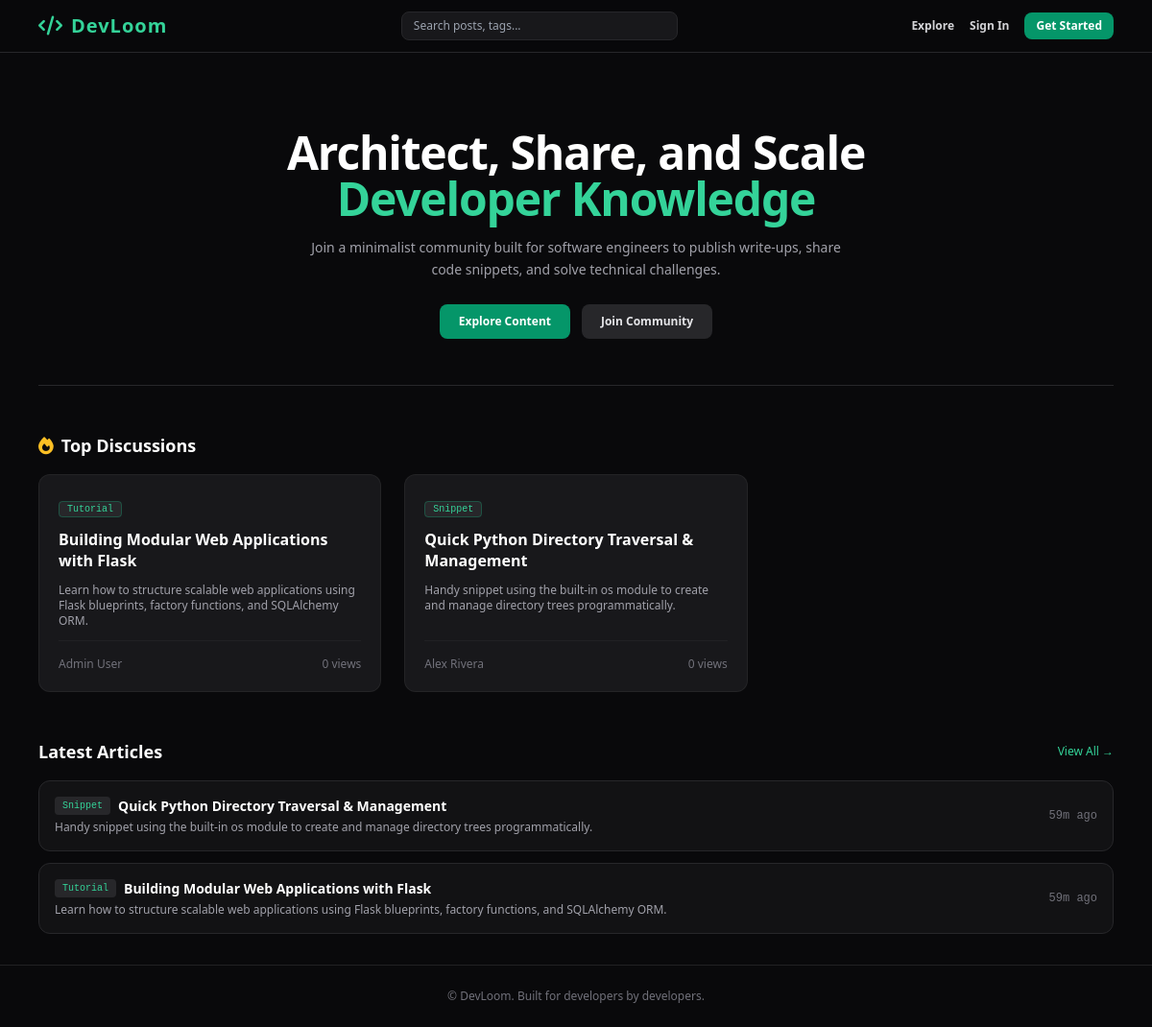
The page / on the database its author committed.
### models.py (models this page shows, shortened)
class Post(db.Model):
    __tablename__ = 'posts'
    id = db.Column(db.Integer, primary_key=True)
    title = db.Column(db.String(200), nullable=False)
    slug = db.Column(db.String(220), unique=True, nullable=False, index=True)
    post_type = db.Column(db.String(30), nullable=False, default='Tutorial')  # Tutorial, Snippet, Question, Discussion
    code_language = db.Column(db.String(50), nullable=True)
    summary = db.Column(db.Text, nullable=True)
    content = db.Column(db.Text, nullable=False)
    views = db.Column(db.Integer, default=0)
    created_at = db.Column(db.DateTime, default=datetime.utcnow, index=True)
    author_id = db.Column(db.Integer, db.ForeignKey('users.id', ondelete='CASCADE'), nullable=False)
    comments = db.relationship('Comment', backref='post', lazy='dynamic', cascade='all, delete-orphan')
    likers = db.relationship('User', secondary=likes, backref=db.backref('liked_posts', lazy='dynamic'), lazy='dynamic')
    savers = db.relationship('User', secondary=bookmarks, backref=db.backref('saved_posts', lazy='dynamic'), lazy='dynamic')
    tags = db.relationship('Tag', secondary=post_tags, backref=db.backref('posts', lazy='dynamic'))

class User(UserMixin, db.Model):
    __tablename__ = 'users'
    id = db.Column(db.Integer, primary_key=True)
    username = db.Column(db.String(50), unique=True, nullable=False, index=True)
    display_name = db.Column(db.String(100), nullable=False)
    email = db.Column(db.String(120), unique=True, nullable=False, index=True)
    password_hash = db.Column(db.String(256), nullable=False)
    headline = db.Column(db.String(150), nullable=True)
    bio = db.Column(db.Text, nullable=True)
    github_url = db.Column(db.String(200), nullable=True)
    website_url = db.Column(db.String(200), nullable=True)
    is_admin = db.Column(db.Boolean, default=False)
    created_at = db.Column(db.DateTime, default=datetime.utcnow)
    posts = db.relationship('Post', backref='author', lazy='dynamic', cascade='all, delete-orphan')
    comments = db.relationship('Comment', backref='author', lazy='dynamic', cascade='all, delete-orphan')

### app.py (the view)
    @app.route('/')
    def index():
        featured_posts = Post.query.order_by(Post.views.desc()).limit(3).all()
        recent_posts = Post.query.order_by(Post.created_at.desc()).limit(6).all()
        return render_template('index.html', featured_posts=featured_posts, recent_posts=recent_posts)

### templates/index.html
{% extends "base.html" %}
{% block content %}
<div class="space-y-12">
    <section class="text-center py-12 border-b border-zinc-800 space-y-4">
        <h1 class="text-4xl md:text-5xl font-black text-white tracking-tight">Architect, Share, and Scale <br><span class="text-emerald-400">Developer Knowledge</span></h1>
        <p class="text-sm text-zinc-400 max-w-xl mx-auto leading-relaxed">Join a minimalist community built for software engineers to publish write-ups, share code snippets, and solve technical challenges.</p>
        <div class="pt-2 flex justify-center gap-3">
            <a href="/explore" class="bg-emerald-600 hover:bg-emerald-500 text-white text-xs font-bold px-5 py-2.5 rounded-lg transition">Explore Content</a>
            {% if not current_user.is_authenticated %}
            <a href="/auth/register" class="bg-zinc-800 hover:bg-zinc-700 text-zinc-200 text-xs font-bold px-5 py-2.5 rounded-lg transition">Join Community</a>
            {% endif %}
        </div>
    </section>
    {% if featured_posts %}
    <section class="space-y-4">
        <h2 class="text-lg font-bold text-white flex items-center gap-2"><i class="fa-solid fa-fire text-amber-400"></i> Top Discussions</h2>
        <div class="grid grid-cols-1 md:grid-cols-3 gap-6">
            {% for post in featured_posts %}
            <article class="bg-zinc-900 border border-zinc-800/80 p-5 rounded-xl hover:border-zinc-700 transition flex flex-col justify-between space-y-3">
                <div class="space-y-3">
                    <span class="text-[10px] bg-zinc-800 text-emerald-400 border border-emerald-500/30 px-2 py-0.5 rounded font-mono">{{ post.post_type }}</span>
                    <a href="/post/{{ post.slug }}" class="text-base font-bold text-white hover:text-emerald-400 block leading-snug">{{ post.title }}</a>
                    <p class="text-xs text-zinc-400 line-clamp-3">{{ post.summary }}</p>
                </div>
                <div class="pt-4 text-xs text-zinc-500 flex justify-between items-center border-t border-zinc-800/60 mt-4">
                    <span>{{ post.author.display_name }}</span>
                    <span>{{ post.views }} views</span>
                </div>
            </article>
            {% endfor %}
        </div>
    </section>
    {% endif %}
    <section class="space-y-4">
        <div class="flex justify-between items-center">
            <h2 class="text-lg font-bold text-white">Latest Articles</h2>
            <a href="/explore" class="text-xs text-emerald-400 hover:underline">View All &rarr;</a>
        </div>
        <div class="space-y-3">
            {% for post in recent_posts %}
            <article class="bg-zinc-900/60 border border-zinc-800 p-4 rounded-xl flex items-center justify-between hover:border-zinc-700 transition">
                <div class="space-y-1">
                    <div class="flex items-center gap-2">
                        <span class="text-[10px] bg-zinc-800 text-emerald-400 px-2 py-0.5 rounded font-mono">{{ post.post_type }}</span>
                        <a href="/post/{{ post.slug }}" class="text-sm font-bold text-white hover:text-emerald-400">{{ post.title }}</a>
                    </div>
                    <p class="text-xs text-zinc-400 line-clamp-1">{{ post.summary }}</p>
                </div>
                <span class="text-xs text-zinc-500 shrink-0 font-mono pl-4">{{ post.created_at|timeago }}</span>
            </article>
            {% endfor %}
        </div>
    </section>
</div>
{% endblock %}

### templates/base.html (shortened to what this page needs)
<!DOCTYPE html>
<html lang="en">
<head>
    <script src="https://cdn.tailwindcss.com"></script>
    <link rel="stylesheet" href="https://cdnjs.cloudflare.com/ajax/libs/font-awesome/6.4.0/css/all.min.css">
    <link rel="stylesheet" href="{{ url_for('static', filename='css/style.css') }}">
</head>
<body class="min-h-screen flex flex-col bg-zinc-950 text-zinc-100 font-sans antialiased">
    <nav class="border-b border-zinc-800 bg-zinc-950/80 backdrop-blur sticky top-0 z-50">
        <div class="max-w-6xl mx-auto px-4 py-3 flex items-center justify-between">
            <a href="/" class="text-xl font-black text-emerald-400 tracking-wider flex items-center gap-2">
                <i class="fa-solid fa-code"></i> DevLoom
            </a>
            <form action="/explore" method="GET" class="hidden md:block w-72">
                <input type="text" name="q" placeholder="Search posts, tags..." class="w-full bg-zinc-900 border border-zinc-800 text-xs text-white px-3 py-1.5 rounded-lg focus:outline-none focus:border-emerald-500">
            </form>
            <div class="flex items-center gap-4 text-xs font-semibold">
                <a href="/explore" class="text-zinc-300 hover:text-white transition">Explore</a>
                {% if current_user.is_authenticated %}
                    <a href="/post/create" class="bg-emerald-600 hover:bg-emerald-500 text-white px-3 py-1.5 rounded-lg transition">+ Create Post</a>
                    <a href="/library" class="text-zinc-300 hover:text-white transition">Library</a>
                    {% if current_user.is_admin %}
                    <a href="/admin/dashboard" class="text-amber-400 hover:text-amber-300 transition">Admin</a>
                    {% endif %}
                    <a href="/u/{{ current_user.username }}" class="text-zinc-300 hover:text-white font-mono">@{{ current_user.username }}</a>
                    <a href="/auth/logout" class="text-zinc-500 hover:text-zinc-300"><i class="fa-solid fa-right-from-bracket"></i></a>
                {% else %}
                    <a href="/auth/login" class="text-zinc-300 hover:text-white transition">Sign In</a>
                    <a href="/auth/register" class="bg-emerald-600 hover:bg-emerald-500 text-white px-3 py-1.5 rounded-lg transition">Get Started</a>
                {% endif %}
            </div>
        </div>
    </nav>
    <main class="flex-grow max-w-6xl w-full mx-auto px-4 py-8">
        {% block content %}{% endblock %}
    </main>
    <footer class="border-t border-zinc-800/80 bg-zinc-950 py-6 text-center text-xs text-zinc-500">
        <p>&copy; DevLoom. Built for developers by developers.</p>
    </footer>
</body>
</html>

### static/css/style.css (style rules this page uses)
body { font-family: 'Inter', -apple-system, BlinkMacSystemFont, sans-serif; background-color: #09090b; color: #f4f4f5; }

### rows shown on the page
Post: post_type "Tutorial", title "Building Modular Web Applications with Flask", summary "Learn how to structure scalable web applications using Flask blueprints, factory functions, and SQLAlchemy ORM.", author.display_name "Admin User", views "0", created_at "59m ago"
Post: post_type "Snippet", title "Quick Python Directory Traversal & Management", summary "Handy snippet using the built-in os module to create and manage directory trees programmatically.", author.display_name "Alex Rivera", views "0", created_at "59m ago"
